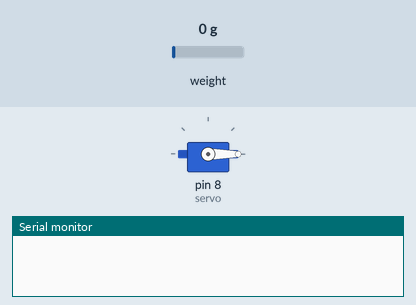
Recording of a sketch running on a simulated Arduino Uno, built with avr-gcc and run on an emulated ATmega328P. On the bench: servo, the last lines printed to the serial monitor. Inputs (shaded band) come from the test bench; at power-on: weight on the scale 0 g.

Above: at 0.1 s.
At 2.5 s:
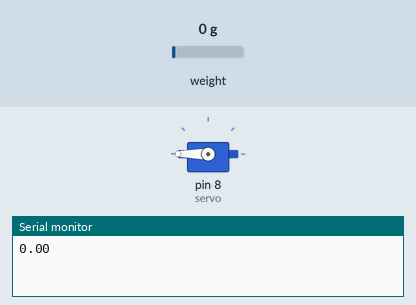
Timing chart, 0 to 4.0 s (numbered marks = the images above):
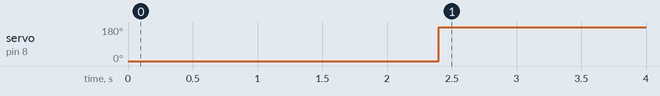

Measured:
- by itself, servo on pin 8 (servo): 0° → 180° at 2.4 s

The sketch:

feeder.ino
```cpp
#include <Servo.h>
#include <HX711_ADC.h>
#if defined(ESP8266)|| defined(ESP32) || defined(AVR)
#include <EEPROM.h>
#endif

//pins:
const int HX711_dout = 4; //mcu > HX711 dout pin
const int HX711_sck = 5; //mcu > HX711 sck pin

//HX711 constructor:
HX711_ADC LoadCell(HX711_dout, HX711_sck);

const int calVal_eepromAdress = 0;
unsigned long t = 0;

Servo servo;
int angle = 0 ;

void setup() {
  Serial.begin(57600);
  servo.attach(8);
  servo.write(angle);
  LoadCell.begin();
  float calibrationValue; // calibration value (see example file "Calibration.ino")
  calibrationValue = 696.0; // uncomment this if you want to set the calibration value in the sketch
  EEPROM.get(calVal_eepromAdress, calibrationValue); // uncomment this if you want to fetch the calibration value from eeprom

  unsigned long stabilizingtime = 2000; // preciscion right after power-up can be improved by adding a few seconds of stabilizing time
  boolean _tare = true; //set this to false if you don't want tare to be performed in the next step
  LoadCell.start(stabilizingtime, _tare);
}

void loop() {
  static boolean newDataReady = 0;
  const int serialPrintInterval = 0; //increase value to slow down serial print activity

  // check for new data/start next conversion:
  if (LoadCell.update()) newDataReady = true;

  // get smoothed value from the dataset:
  if (newDataReady) {
    if (millis() > t + serialPrintInterval) {
      float i = LoadCell.getData();
      Serial.println(i);
      if(i < 50)
      {
        angle = 180;
        servo.write(angle);
      }
      else
      {
        angle = 0;
        servo.write(angle);
        delay(10000);
      }
      newDataReady = 0;
      t = millis();
    }
  }
}
```
